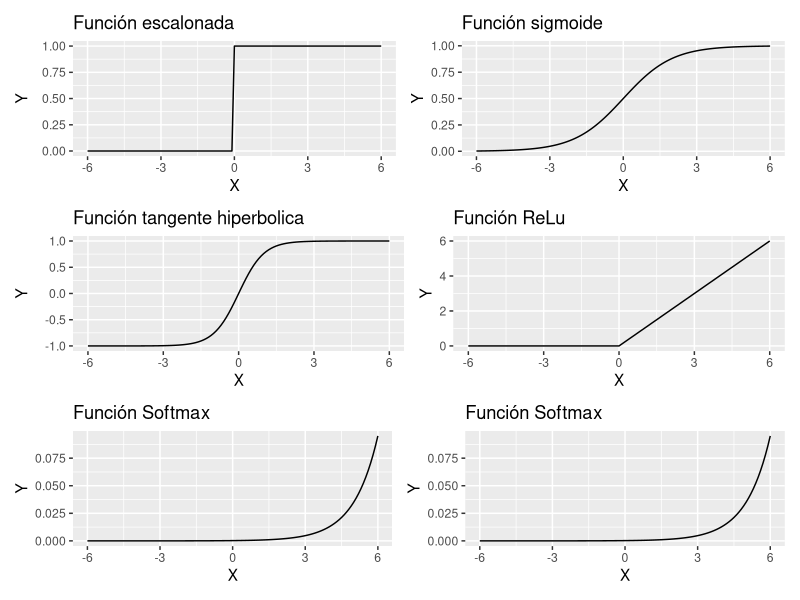

The R source for this figure:
## ---- chunk 1
library(ggplot2)
library(dplyr)
library(patchwork)
library(knitr)
## ---- chunk 2
######################################################
### Función de escalonada
######################################################

escalonada <- function(x) { ifelse(x<0,0,1) }

x <- seq(-6,6,0.1)
y <- escalonada(x)    

plotEscalonada <-  
    data.frame(x=x,y=y) %>% 
    ggplot(aes(x=x,y=y)) + 
    geom_line() + 
    xlab('X') + 
    ylab('Y') +
    ggtitle('Función escalonada')

######################################################
### Función de activación sigmoide
######################################################

sigmoide <- function(x) {(1)/(1+exp(-x))}
x <- seq(-6,6,0.1)
y <- sigmoide(x)    

plotSigmoide <- 
    data.frame(x=x,y=y) %>% 
    ggplot(aes(x=x,y=y)) + 
    geom_line() + 
    xlab('X') + 
    ylab('Y') + 
    ggtitle('Función sigmoide')


######################################################
### Función de activación tangente hiperbolica
######################################################

hiperbolica <- function(x) { (((2)/(1+exp(-2*x)))-1) }
x <- seq(-6,6,0.1)
y <- hiperbolica(x)    

plotHiperbolica <- 
    data.frame(x=x,y=y) %>% 
    ggplot(aes(x=x,y=y)) + 
    geom_line() + 
    xlab('X') + 
    ylab('Y') + 
    ggtitle('Función tangente hiperbolica')

######################################################
### Función de activación ReLU – Rectified Lineal Unit
######################################################

relu <- function(x) { ifelse(x<0,0,x) }

x <- seq(-6,6,0.1)
y <- relu(x)    

plotRelu <-  
    data.frame(x=x,y=y) %>% 
    ggplot(aes(x=x,y=y)) + 
    geom_line() + 
    xlab('X') + 
    ylab('Y') +
    ggtitle('Función ReLu')

######################################################
### Función de activación Softmax
######################################################

softmax <- function(par){
    n.par <- length(par)
    par1 <- sort(par, decreasing = TRUE)
    Lk <- par1[1]
    for (k in 1:(n.par-1)) {
        Lk <- max(par1[k+1], Lk) + log1p(exp(-abs(par1[k+1] - Lk))) 
    }
    val <- exp(par - Lk)
    return(val)
}

x <- seq(-6,6,0.1)
y <- softmax(x)    

plotSoftmax <-  
    data.frame(x=x,y=y) %>% 
    ggplot(aes(x=x,y=y)) + 
    geom_line() + 
    xlab('X') + 
    ylab('Y') +
    ggtitle('Función Softmax')

######################################################
### GRAFICO UNIDO
######################################################
(plotEscalonada+plotSigmoide)/(plotHiperbolica+plotRelu)/(plotSoftmax+plotSoftmax)


